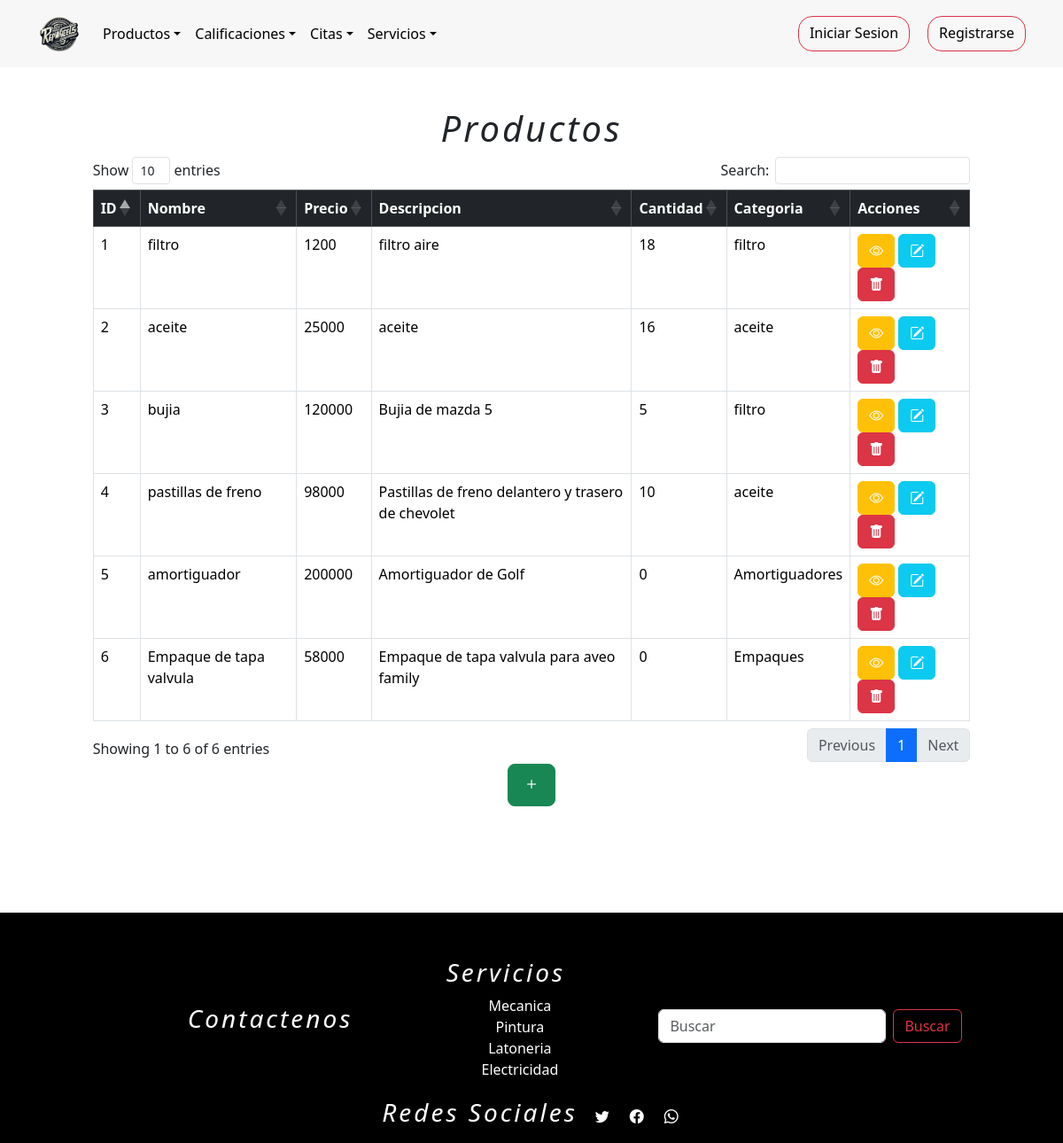
Page /listarProductos on the earlier database version.
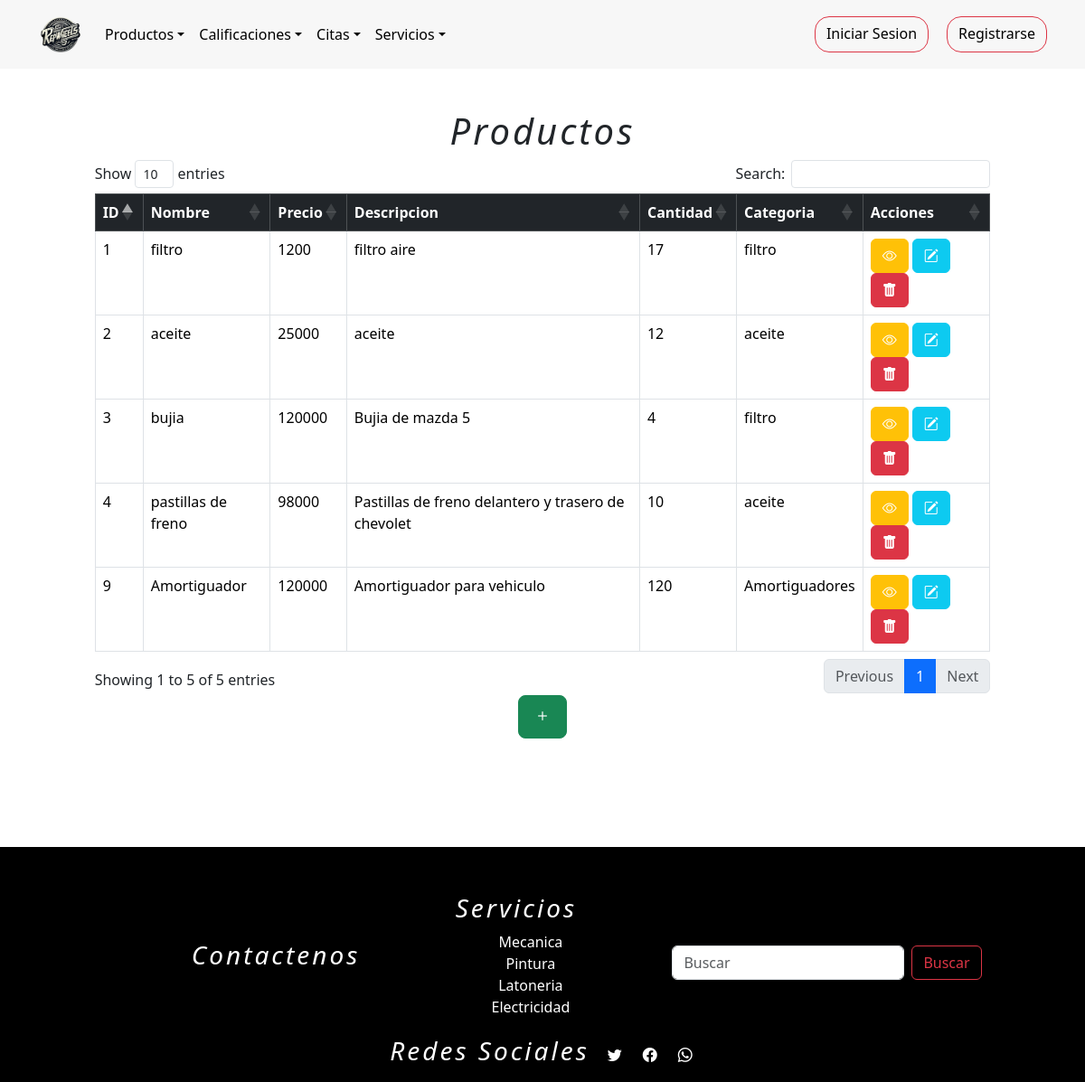
Same page on the later database version.
### tienda/models.py (models this page shows, shortened)
class Productos(models.Model):
    nombre=models.CharField(max_length=254)
    Precio=models.IntegerField(null = False)
    descripcion_producto = models.TextField()
    cantidad=models.IntegerField()
    categoria=models.ForeignKey(Categoria,on_delete=models.DO_NOTHING,blank=False,null=True)
    foto = models.ImageField(upload_to="media/", default="media/default.png")

class Categoria(models.Model):
    nombre=models.CharField(max_length=254)
    descripcion_categoria = models.TextField()
    def __str__(self):
        return self.nombre

### tienda/views.py (the view)
# urls.py: path('listarProductos',views.listarProductos, name= "listarProductos"),
def listarProductos(request):
    q = Productos.objects.all()
    contexto = {"data":q}
    return render(request, "tienda/productos/listarProductos.html",contexto)

### tienda/templates/tienda/productos/listarProductos.html (shortened to what this page needs)
{% extends 'tienda/base1.html' %}
{% load static %}
{% block contenedor %}
<main>
    <div class="container-fluid m-3" style="padding: 2%;">
        <h1>Productos</h1>
            <table  class="table table-bordered table-hover" id="tableR">
                <thead class="table-dark">
                    <tr>
                        <th>ID</th>
                        <th>Nombre</th>
                        <th>Precio</th>
                        <th>Descripcion</th>
                        <th>Cantidad</th>
                        <th>Categoria</th>
                        <th>Acciones</th>
                    </tr>
                </thead>
                <tbody>
                    {% for q in data %}
                        <tr>
                            <td>{{ q.id }}</td>
                            <td>{{ q.nombre }}</td>
                            <td>{{ q.Precio }}</td>
                            <td>{{ q.descripcion_producto }}</td>
                            <td>{{ q.cantidad }}</td>
                            <td>{{ q.categoria }}</td>
                            <td>
                                <button class="btn btn-warning" data-bs-toggle="modal" data-bs-target="#agg_{{ q.id }}"><i class="bi bi-eye"></i></button>
                                <a class="btn btn-info" href="{% url 'editarProductos' q.id %}"><i class="bi bi-pencil-square"></i></a>
                                <a class="btn btn-danger" href="javascript:eliminar('{% url 'eliminarProductos' q.id %}')"><i class="bi bi-trash-fill"></i></a>
                            </td>
                        </tr>
                    {% endfor %}
                </tbody>
            </table>
            <div style="display: flex; justify-content: center; align-content: center;">
                <a href="{% url 'crearProductoform' %}" class="btn btn-success btn-lg"><i class="bi bi-plus"></i></a>
            </div>
    </div>
</main>
{% endblock %}

Differences in the rows shown:
removed Productos: id "5", nombre "amortiguador", Precio "200000", descripcion_producto "Amortiguador de Golf", cantidad "0", categoria "Amortiguadores"
removed Productos: id "6", nombre "Empaque de tapa valvula", Precio "58000", descripcion_producto "Empaque de tapa valvula para aveo family", cantidad "0", categoria "Empaques"
changed Productos "filtro aire": cantidad "18" → "17"
changed Productos id 2: cantidad "16" → "12"
changed Productos "bujia": cantidad "5" → "4"
added Productos: id "9", nombre "Amortiguador", Precio "120000", descripcion_producto "Amortiguador para vehiculo", cantidad "120", categoria "Amortiguadores"
Other differences:
text written by a page script: "Show entries Search: Showing 1 to 6 of 6 entries Previous 1 Next" → "Show entries Search: Showing 1 to 5 of 5 entries Previous 1 Next"
